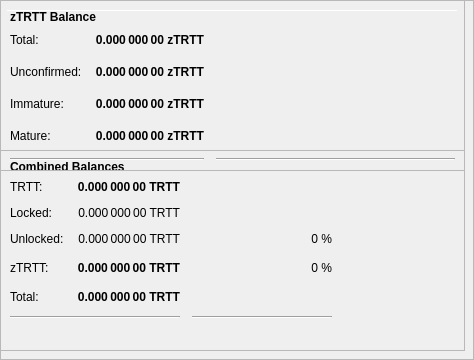
        <widget class="QFrame" name="frameObfuscation">
         <property name="minimumSize">
          <size>
           <width>0</width>
           <height>350</height>
          </size>
         </property>
         <property name="layoutDirection">
          <enum>Qt::LeftToRight</enum>
         </property>
         <property name="frameShape">
          <enum>QFrame::StyledPanel</enum>
         </property>
         <property name="frameShadow">
          <enum>QFrame::Raised</enum>
         </property>
         <widget class="QPushButton" name="runAutoDenom">
          <property name="geometry">
           <rect>
            <x>251</x>
            <y>17</y>
            <width>1</width>
            <height>1</height>
           </rect>
          </property>
          <property name="palette">
           <palette>
            <active>
             <colorrole role="WindowText">
              <brush brushstyle="SolidPattern">
               <color alpha="255">
                <red>0</red>
                <green>0</green>
                <blue>0</blue>
               </color>
              </brush>
             </colorrole>
             <colorrole role="Button">
              <brush brushstyle="SolidPattern">
               <color alpha="255">
                <red>239</red>
                <green>238</green>
                <blue>238</blue>
               </color>
              </brush>
             </colorrole>
             <colorrole role="Light">
              <brush brushstyle="SolidPattern">
               <color alpha="255">
                <red>255</red>
                <green>255</green>
                <blue>255</blue>
               </color>
              </brush>
             </colorrole>
             <colorrole role="Midlight">
              <brush brushstyle="SolidPattern">
               <color alpha="255">
                <red>247</red>
                <green>246</green>
                <blue>246</blue>
               </color>
              </brush>
             </colorrole>
             <colorrole role="Dark">
              <brush brushstyle="SolidPattern">
               <color alpha="255">
                <red>119</red>
                <green>119</green>
                <blue>119</blue>
               </color>
              </brush>
             </colorrole>
             <colorrole role="Mid">
              <brush brushstyle="SolidPattern">
               <color alpha="255">
                <red>159</red>
                <green>159</green>
                <blue>159</blue>
               </color>
              </brush>
             </colorrole>
             <colorrole role="Text">
              <brush brushstyle="SolidPattern">
               <color alpha="255">
                <red>0</red>
                <green>0</green>
                <blue>0</blue>
               </color>
              </brush>
             </colorrole>
             <colorrole role="BrightText">
              <brush brushstyle="SolidPattern">
               <color alpha="255">
                <red>255</red>
                <green>255</green>
                <blue>255</blue>
               </color>
              </brush>
             </colorrole>
             <colorrole role="ButtonText">
              <brush brushstyle="SolidPattern">
               <color alpha="255">
                <red>0</red>
                <green>0</green>
                <blue>0</blue>
               </color>
              </brush>
             </colorrole>
             <colorrole role="Base">
              <brush brushstyle="SolidPattern">
               <color alpha="255">
                <red>255</red>
                <green>255</green>
                <blue>255</blue>
               </color>
              </brush>
             </colorrole>
             <colorrole role="Window">
              <brush brushstyle="SolidPattern">
               <color alpha="255">
                <red>239</red>
                <green>238</green>
                <blue>238</blue>
               </color>
              </brush>
             </colorrole>
             <colorrole role="Shadow">
              <brush brushstyle="SolidPattern">
               <color alpha="255">
                <red>0</red>
                <green>0</green>
                <blue>0</blue>
               </color>
              </brush>
             </colorrole>
             <colorrole role="AlternateBase">
              <brush brushstyle="SolidPattern">
               <color alpha="255">
                <red>247</red>
                <green>246</green>
                <blue>246</blue>
               </color>
              </brush>
             </colorrole>
             <colorrole role="ToolTipBase">
              <brush brushstyle="SolidPattern">
               <color alpha="255">
                <red>255</red>
                <green>255</green>
                <blue>220</blue>
               </color>
              </brush>
             </colorrole>
             <colorrole role="ToolTipText">
              <brush brushstyle="SolidPattern">
               <color alpha="255">
                <red>0</red>
                <green>0</green>
                <blue>0</blue>
               </color>
              </brush>
             </colorrole>
            </active>
            <inactive>
             <colorrole role="WindowText">
              <brush brushstyle="SolidPattern">
               <color alpha="255">
                <red>0</red>
                <green>0</green>
                <blue>0</blue>
               </color>
              </brush>
             </colorrole>
             <colorrole role="Button">
              <brush brushstyle="SolidPattern">
               <color alpha="255">
                <red>239</red>
                <green>238</green>
                <blue>238</blue>
               </color>
              </brush>
             </colorrole>
             <colorrole role="Light">
              <brush brushstyle="SolidPattern">
               <color alpha="255">
                <red>255</red>
                <green>255</green>
                <blue>255</blue>
               </color>
              </brush>
             </colorrole>
             <colorrole role="Midlight">
              <brush brushstyle="SolidPattern">
               <color alpha="255">
                <red>247</red>
                <green>246</green>
                <blue>246</blue>
               </color>
              </brush>
             </colorrole>
             <colorrole role="Dark">
              <brush brushstyle="SolidPattern">
               <color alpha="255">
                <red>119</red>
                <green>119</green>
                <blue>119</blue>
               </color>
              </brush>
             </colorrole>
             <colorrole role="Mid">
              <brush brushstyle="SolidPattern">
               <color alpha="255">
                <red>159</red>
                <green>159</green>
                <blue>159</blue>
               </color>
              </brush>
             </colorrole>
             <colorrole role="Text">
              <brush brushstyle="SolidPattern">
               <color alpha="255">
                <red>0</red>
                <green>0</green>
                <blue>0</blue>
               </color>
              </brush>
             </colorrole>
             <colorrole role="BrightText">
              <brush brushstyle="SolidPattern">
               <color alpha="255">
                <red>255</red>
                <green>255</green>
                <blue>255</blue>
               </color>
              </brush>
             </colorrole>
             <colorrole role="ButtonText">
              <brush brushstyle="SolidPattern">
               <color alpha="255">
                <red>0</red>
                <green>0</green>
                <blue>0</blue>
               </color>
              </brush>
             </colorrole>
             <colorrole role="Base">
              <brush brushstyle="SolidPattern">
               <color alpha="255">
                <red>255</red>
                <green>255</green>
                <blue>255</blue>
               </color>
              </brush>
             </colorrole>
             <colorrole role="Window">
              <brush brushstyle="SolidPattern">
               <color alpha="255">
                <red>239</red>
                <green>238</green>
                <blue>238</blue>
               </color>
              </brush>
             </colorrole>
             <colorrole role="Shadow">
              <brush brushstyle="SolidPattern">
               <color alpha="255">
                <red>0</red>
                <green>0</green>
                <blue>0</blue>
               </color>
              </brush>
             </colorrole>
             <colorrole role="AlternateBase">
              <brush brushstyle="SolidPattern">
               <color alpha="255">
                <red>247</red>
                <green>246</green>
                <blue>246</blue>
               </color>
              </brush>
             </colorrole>
             <colorrole role="ToolTipBase">
              <brush brushstyle="SolidPattern">
               <color alpha="255">
                <red>255</red>
                <green>255</green>
                <blue>220</blue>
               </color>
              </brush>
             </colorrole>
             <colorrole role="ToolTipText">
              <brush brushstyle="SolidPattern">
               <color alpha="255">
                <red>0</red>
                <green>0</green>
                <blue>0</blue>
               </color>
              </brush>
             </colorrole>
            </inactive>
            <disabled>
             <colorrole role="WindowText">
              <brush brushstyle="SolidPattern">
               <color alpha="255">
                <red>119</red>
                <green>119</green>
                <blue>119</blue>
               </color>
              </brush>
             </colorrole>
             <colorrole role="Button">
              <brush brushstyle="SolidPattern">
               <color alpha="255">
                <red>239</red>
                <green>238</green>
                <blue>238</blue>
               </color>
              </brush>
             </colorrole>
             <colorrole role="Light">
              <brush brushstyle="SolidPattern">
               <color alpha="255">
                <red>255</red>
                <green>255</green>
                <blue>255</blue>
               </color>
              </brush>
             </colorrole>
             <colorrole role="Midlight">
              <brush brushstyle="SolidPattern">
               <color alpha="255">
                <red>247</red>
                <green>246</green>
                <blue>246</blue>
               </color>
              </brush>
             </colorrole>
             <colorrole role="Dark">
              <brush brushstyle="SolidPattern">
               <color alpha="255">
                <red>119</red>
                <green>119</green>
                <blue>119</blue>
               </color>
              </brush>
             </colorrole>
             <colorrole role="Mid">
              <brush brushstyle="SolidPattern">
               <color alpha="255">
                <red>159</red>
                <green>159</green>
                <blue>159</blue>
               </color>
              </brush>
             </colorrole>
             <colorrole role="Text">
              <brush brushstyle="SolidPattern">
               <color alpha="255">
                <red>119</red>
                <green>119</green>
                <blue>119</blue>
               </color>
              </brush>
             </colorrole>
             <colorrole role="BrightText">
              <brush brushstyle="SolidPattern">
               <color alpha="255">
                <red>255</red>
                <green>255</green>
                <blue>255</blue>
               </color>
              </brush>
             </colorrole>
             <colorrole role="ButtonText">
              <brush brushstyle="SolidPattern">
               <color alpha="255">
                <red>119</red>
                <green>119</green>
                <blue>119</blue>
               </color>
              </brush>
             </colorrole>
             <colorrole role="Base">
              <brush brushstyle="SolidPattern">
               <color alpha="255">
                <red>239</red>
                <green>238</green>
                <blue>238</blue>
               </color>
              </brush>
             </colorrole>
             <colorrole role="Window">
              <brush brushstyle="SolidPattern">
               <color alpha="255">
                <red>239</red>
                <green>238</green>
                <blue>238</blue>
               </color>
              </brush>
             </colorrole>
             <colorrole role="Shadow">
              <brush brushstyle="SolidPattern">
               <color alpha="255">
                <red>0</red>
                <green>0</green>
                <blue>0</blue>
               </color>
              </brush>
             </colorrole>
             <colorrole role="AlternateBase">
              <brush brushstyle="SolidPattern">
               <color alpha="255">
                <red>239</red>
                <green>238</green>
                <blue>238</blue>
               </color>
              </brush>
             </colorrole>
             <colorrole role="ToolTipBase">
              <brush brushstyle="SolidPattern">
               <color alpha="255">
                <red>255</red>
                <green>255</green>
                <blue>220</blue>
               </color>
              </brush>
             </colorrole>
             <colorrole role="ToolTipText">
              <brush brushstyle="SolidPattern">
               <color alpha="255">
                <red>0</red>
                <green>0</green>
                <blue>0</blue>
               </color>
              </brush>
             </colorrole>
            </disabled>
           </palette>
          </property>
          <property name="focusPolicy">
           <enum>Qt::NoFocus</enum>
          </property>
          <property name="autoFillBackground">
           <bool>true</bool>
          </property>
          <property name="text">
           <string/>
          </property>
          <property name="flat">
           <bool>true</bool>
          </property>
         </widget>
         <widget class="Line" name="line">
          <property name="geometry">
           <rect>
            <x>7</x>
            <y>10</y>
            <width>451</width>
            <height>1</height>
           </rect>
          </property>
          <property name="orientation">
           <enum>Qt::Horizontal</enum>
          </property>
         </widget>
         <widget class="QFrame" name="frame_3">
          <property name="geometry">
           <rect>
            <x>0</x>
            <y>150</y>
            <width>465</width>
            <height>201</height>
           </rect>
          </property>
          <property name="frameShape">
           <enum>QFrame::StyledPanel</enum>
          </property>
          <property name="frameShadow">
           <enum>QFrame::Raised</enum>
          </property>
          <layout class="QVBoxLayout" name="verticalLayout_5">
           <item>
            <layout class="QHBoxLayout" name="horizontalLayout_5" stretch="0">
             <item>
              <widget class="QLabel" name="label_5z">
               <property name="maximumSize">
                <size>
                 <width>16777215</width>
                 <height>20</height>
                </size>
               </property>
               <property name="font">
                <font>
                 <weight>75</weight>
                 <bold>true</bold>
                </font>
               </property>
               <property name="toolTip">
                <string>Combined Balances (including unconfirmed and immature coins)</string>
               </property>
               <property name="text">
                <string>&lt;html&gt;&lt;head/&gt;&lt;body&gt;&lt;p&gt;Combined Balances&lt;/p&gt;&lt;/body&gt;&lt;/html&gt;</string>
               </property>
              </widget>
             </item>
            </layout>
           </item>
           <item>
            <layout class="QGridLayout" name="gridLayout_3">
             <property name="spacing">
              <number>12</number>
             </property>
             <item row="7" column="0" colspan="2">
              <widget class="Line" name="lineSpendableBalance_3">
               <property name="orientation">
                <enum>Qt::Horizontal</enum>
               </property>
              </widget>
             </item>
             <item row="7" column="2">
              <widget class="Line" name="lineWatchBalance_3">
               <property name="sizePolicy">
                <sizepolicy hsizetype="Preferred" vsizetype="Fixed">
                 <horstretch>0</horstretch>
                 <verstretch>0</verstretch>
                </sizepolicy>
               </property>
               <property name="minimumSize">
                <size>
                 <width>140</width>
                 <height>0</height>
                </size>
               </property>
               <property name="orientation">
                <enum>Qt::Horizontal</enum>
               </property>
              </widget>
             </item>
             <item row="4" column="1">
              <widget class="QLabel" name="labelzBalancez">
               <property name="font">
                <font>
                 <weight>75</weight>
                 <bold>true</bold>
                </font>
               </property>
               <property name="cursor">
                <cursorShape>IBeamCursor</cursorShape>
               </property>
               <property name="toolTip">
                <string>Total of transactions that have yet to be confirmed, and do not yet count toward the spendable balance</string>
               </property>
               <property name="text">
                <string notr="true">0.000 000 00 TRTT</string>
               </property>
               <property name="alignment">
                <set>Qt::AlignRight|Qt::AlignTrailing|Qt::AlignVCenter</set>
               </property>
               <property name="textInteractionFlags">
                <set>Qt::LinksAccessibleByMouse|Qt::TextSelectableByKeyboard|Qt::TextSelectableByMouse</set>
               </property>
              </widget>
             </item>
             <item row="6" column="1">
              <widget class="QLabel" name="labelTotalz">
               <property name="font">
                <font>
                 <weight>75</weight>
                 <bold>true</bold>
                </font>
               </property>
               <property name="cursor">
                <cursorShape>IBeamCursor</cursorShape>
               </property>
               <property name="toolTip">
                <string>Total Balance, including unconfirmed and immature coins.</string>
               </property>
               <property name="text">
                <string notr="true">0.000 000 00 TRTT</string>
               </property>
               <property name="alignment">
                <set>Qt::AlignRight|Qt::AlignTrailing|Qt::AlignVCenter</set>
               </property>
               <property name="textInteractionFlags">
                <set>Qt::LinksAccessibleByMouse|Qt::TextSelectableByKeyboard|Qt::TextSelectableByMouse</set>
               </property>
              </widget>
             </item>
             <item row="4" column="3">
              <spacer name="horizontalSpacer_6">
               <property name="orientation">
                <enum>Qt::Horizontal</enum>
               </property>
               <property name="sizeHint" stdset="0">
                <size>
                 <width>40</width>
                 <height>20</height>
                </size>
               </property>
              </spacer>
             </item>
             <item row="6" column="0">
              <widget class="QLabel" name="labelTotalTextz">
               <property name="text">
                <string>Total:</string>
               </property>
              </widget>
             </item>
             <item row="1" column="0">
              <widget class="QLabel" name="labelBalanceTextz">
               <property name="text">
                <string>TRTT:</string>
               </property>
              </widget>
             </item>
             <item row="1" column="1">
              <widget class="QLabel" name="labelBalancez">
               <property name="font">
                <font>
                 <weight>75</weight>
                 <bold>true</bold>
                </font>
               </property>
               <property name="cursor">
                <cursorShape>IBeamCursor</cursorShape>
               </property>
               <property name="toolTip">
                <string>Your current spendable balance</string>
               </property>
               <property name="text">
                <string notr="true">0.000 000 00 TRTT</string>
               </property>
               <property name="alignment">
                <set>Qt::AlignRight|Qt::AlignTrailing|Qt::AlignVCenter</set>
               </property>
               <property name="textInteractionFlags">
                <set>Qt::LinksAccessibleByMouse|Qt::TextSelectableByKeyboard|Qt::TextSelectableByMouse</set>
               </property>
              </widget>
             </item>
             <item row="4" column="0">
              <widget class="QLabel" name="labelzBalanceTextz">
               <property name="toolTip">
                <string/>
               </property>
               <property name="text">
                <string>zTRTT:</string>
               </property>
              </widget>
             </item>
             <item row="4" column="2">
              <widget class="QLabel" name="labelzTRTTPercent">
               <property name="toolTip">
                <string>Current percentage of zTRTT.
If AutoMint is enabled this percentage will settle around the configured AutoMint percentage (default = 10%)</string>
               </property>
               <property name="text">
                <string>0 %</string>
               </property>
               <property name="alignment">
                <set>Qt::AlignRight|Qt::AlignTrailing|Qt::AlignVCenter</set>
               </property>
              </widget>
             </item>
             <item row="6" column="2">
              <widget class="QLabel" name="label100Percent">
               <property name="text">
                <string/>
               </property>
               <property name="alignment">
                <set>Qt::AlignRight|Qt::AlignTrailing|Qt::AlignVCenter</set>
               </property>
              </widget>
             </item>
             <item row="2" column="1">
              <widget class="QLabel" name="labelLockedBalance">
               <property name="toolTip">
                <string>Locked TRTT or Masternode collaterals. These are excluded from zTRTT minting.</string>
               </property>
               <property name="text">
                <string>0.000 000 00 TRTT</string>
               </property>
               <property name="alignment">
                <set>Qt::AlignRight|Qt::AlignTrailing|Qt::AlignVCenter</set>
               </property>
              </widget>
             </item>
             <item row="2" column="0">
              <widget class="QLabel" name="labelLockedBalanceText">
               <property name="toolTip">
                <string>Locked TRTT or Masternode collaterals. These are excluded from zTRTT minting.</string>
               </property>
               <property name="text">
                <string>Locked:</string>
               </property>
              </widget>
             </item>
             <item row="3" column="0">
              <widget class="QLabel" name="labelUnLockedBalanceText">
               <property name="toolTip">
                <string>Unlocked TRTTs. These can be used for zTRTT minting.</string>
               </property>
               <property name="text">
                <string>Unlocked:</string>
               </property>
              </widget>
             </item>
             <item row="3" column="1">
              <widget class="QLabel" name="labelUnLockedBalance">
               <property name="toolTip">
                <string>Unlocked TRTTs. These can be used for zTRTT minting.</string>
               </property>
               <property name="text">
                <string>0.000 000 00 TRTT</string>
               </property>
               <property name="alignment">
                <set>Qt::AlignRight|Qt::AlignTrailing|Qt::AlignVCenter</set>
               </property>
              </widget>
             </item>
             <item row="3" column="2">
              <widget class="QLabel" name="labelTRTTPercent">
               <property name="text">
                <string>0 %</string>
               </property>
               <property name="alignment">
                <set>Qt::AlignRight|Qt::AlignTrailing|Qt::AlignVCenter</set>
               </property>
              </widget>
             </item>
            </layout>
           </item>
           <item>
            <spacer name="verticalSpacer">
             <property name="orientation">
              <enum>Qt::Vertical</enum>
             </property>
             <property name="sizeHint" stdset="0">
              <size>
               <width>20</width>
               <height>40</height>
              </size>
             </property>
            </spacer>
           </item>
          </layout>
         </widget>
         <widget class="QFrame" name="frame_4">
          <property name="geometry">
           <rect>
            <x>0</x>
            <y>0</y>
            <width>465</width>
            <height>171</height>
           </rect>
          </property>
          <property name="frameShape">
           <enum>QFrame::StyledPanel</enum>
          </property>
          <property name="frameShadow">
           <enum>QFrame::Raised</enum>
          </property>
          <layout class="QVBoxLayout" name="verticalLayout_7">
           <item>
            <layout class="QHBoxLayout" name="horizontalLayout_8" stretch="0">
             <item>
              <widget class="QLabel" name="label_5z_3">
               <property name="maximumSize">
                <size>
                 <width>16777215</width>
                 <height>20</height>
                </size>
               </property>
               <property name="font">
                <font>
                 <weight>75</weight>
                 <bold>true</bold>
                </font>
               </property>
               <property name="text">
                <string>zTRTT Balance</string>
               </property>
              </widget>
             </item>
            </layout>
           </item>
           <item>
            <layout class="QGridLayout" name="gridLayout_5">
             <property name="spacing">
              <number>12</number>
             </property>
             <item row="4" column="0">
              <widget class="QLabel" name="labelzBalanceMatureText">
               <property name="toolTip">
                <string>Mature: more than 20 confirmation and more than 1 mints of the same denomination after it was minted.
These zTRTT are spendable.</string>
               </property>
               <property name="text">
                <string>Mature:</string>
               </property>
              </widget>
             </item>
             <item row="5" column="0" colspan="2">
              <widget class="Line" name="lineSpendableBalance_5">
               <property name="orientation">
                <enum>Qt::Horizontal</enum>
               </property>
              </widget>
             </item>
             <item row="1" column="1">
              <widget class="QLabel" name="labelzBalance">
               <property name="font">
                <font>
                 <weight>75</weight>
                 <bold>true</bold>
                </font>
               </property>
               <property name="cursor">
                <cursorShape>IBeamCursor</cursorShape>
               </property>
               <property name="toolTip">
                <string>All available zTRTT, unconfirmed and immature zTRTT included.</string>
               </property>
               <property name="text">
                <string notr="true">0.000 000 00 zTRTT</string>
               </property>
               <property name="alignment">
                <set>Qt::AlignRight|Qt::AlignTrailing|Qt::AlignVCenter</set>
               </property>
               <property name="textInteractionFlags">
                <set>Qt::LinksAccessibleByMouse|Qt::TextSelectableByKeyboard|Qt::TextSelectableByMouse</set>
               </property>
              </widget>
             </item>
             <item row="5" column="2">
              <widget class="Line" name="lineWatchBalance_5">
               <property name="sizePolicy">
                <sizepolicy hsizetype="Preferred" vsizetype="Fixed">
                 <horstretch>0</horstretch>
                 <verstretch>0</verstretch>
                </sizepolicy>
               </property>
               <property name="minimumSize">
                <size>
                 <width>140</width>
                 <height>0</height>
                </size>
               </property>
               <property name="orientation">
                <enum>Qt::Horizontal</enum>
               </property>
              </widget>
             </item>
             <item row="1" column="0">
              <widget class="QLabel" name="labelzBalanceText">
               <property name="toolTip">
                <string>All available zTRTT, unconfirmed and immature zTRTT included.</string>
               </property>
               <property name="text">
                <string>Total:</string>
               </property>
              </widget>
             </item>
             <item row="1" column="2">
              <spacer name="horizontalSpacer_8">
               <property name="orientation">
                <enum>Qt::Horizontal</enum>
               </property>
               <property name="sizeHint" stdset="0">
                <size>
                 <width>40</width>
                 <height>20</height>
                </size>
               </property>
              </spacer>
             </item>
             <item row="4" column="2">
              <spacer name="horizontalSpacer_4">
               <property name="orientation">
                <enum>Qt::Horizontal</enum>
               </property>
               <property name="sizeHint" stdset="0">
                <size>
                 <width>40</width>
                 <height>20</height>
                </size>
               </property>
              </spacer>
             </item>
             <item row="4" column="1">
              <widget class="QLabel" name="labelzBalanceMature">
               <property name="font">
                <font>
                 <weight>75</weight>
                 <bold>true</bold>
                </font>
               </property>
               <property name="toolTip">
                <string>Mature: more than 20 confirmation and more than 1 mints of the same denomination after it was minted.
These zTRTT are spendable.</string>
               </property>
               <property name="text">
                <string>0.000 000 00 zTRTT</string>
               </property>
               <property name="alignment">
                <set>Qt::AlignRight|Qt::AlignTrailing|Qt::AlignVCenter</set>
               </property>
              </widget>
             </item>
             <item row="2" column="0">
              <widget class="QLabel" name="labelzBalanceUnconfirmedText">
               <property name="toolTip">
                <string>Unconfirmed: less than 20 confirmations
Immature: confirmed, but less than 1 mints of the same denomination after it was minted</string>
               </property>
               <property name="text">
                <string>Unconfirmed:</string>
               </property>
              </widget>
             </item>
             <item row="2" column="1">
              <widget class="QLabel" name="labelzBalanceUnconfirmed">
               <property name="font">
                <font>
                 <weight>75</weight>
                 <bold>true</bold>
                </font>
               </property>
               <property name="toolTip">
                <string>Unconfirmed: less than 20 confirmations
Immature: confirmed, but less than 1 mints of the same denomination after it was minted</string>
               </property>
               <property name="text">
                <string>0.000 000 00 zTRTT</string>
               </property>
               <property name="alignment">
                <set>Qt::AlignRight|Qt::AlignTrailing|Qt::AlignVCenter</set>
               </property>
              </widget>
             </item>
             <item row="2" column="2">
              <spacer name="horizontalSpacer_5">
               <property name="orientation">
                <enum>Qt::Horizontal</enum>
               </property>
               <property name="sizeHint" stdset="0">
                <size>
                 <width>40</width>
                 <height>20</height>
                </size>
               </property>
              </spacer>
             </item>
             <item row="3" column="0">
              <widget class="QLabel" name="labelzBalanceImmatureText">
               <property name="toolTip">
                <string>Unconfirmed: less than 20 confirmations
Immature: confirmed, but less than 1 mints of the same denomination after it was minted</string>
               </property>
               <property name="text">
                <string>Immature:</string>
               </property>
              </widget>
             </item>
             <item row="3" column="1">
              <widget class="QLabel" name="labelzBalanceImmature">
               <property name="font">
                <font>
                 <weight>75</weight>
                 <bold>true</bold>
                </font>
               </property>
               <property name="toolTip">
                <string>Unconfirmed: less than 20 confirmations
Immature: confirmed, but less than 1 mints of the same denomination after it was minted</string>
               </property>
               <property name="text">
                <string>0.000 000 00 zTRTT</string>
               </property>
               <property name="alignment">
                <set>Qt::AlignRight|Qt::AlignTrailing|Qt::AlignVCenter</set>
               </property>
              </widget>
             </item>
             <item row="3" column="2">
              <spacer name="horizontalSpacer_7">
               <property name="orientation">
                <enum>Qt::Horizontal</enum>
               </property>
               <property name="sizeHint" stdset="0">
                <size>
                 <width>40</width>
                 <height>20</height>
                </size>
               </property>
              </spacer>
             </item>
            </layout>
           </item>
          </layout>
         </widget>
        </widget>
